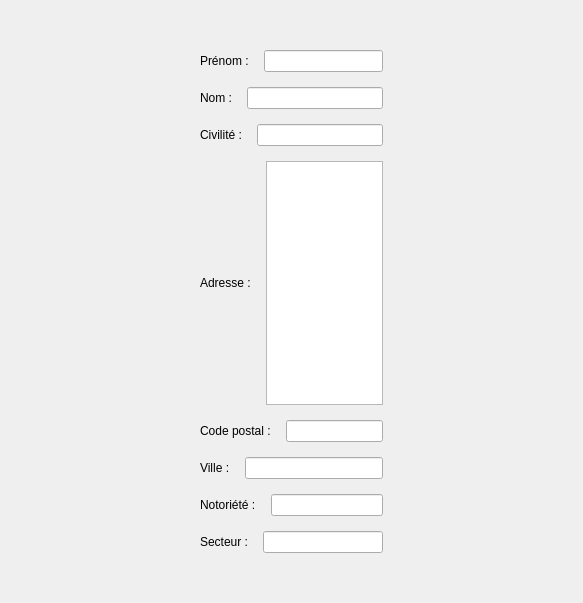
<?xml version="1.0" encoding="UTF-8"?>
<ui version="4.0">
 <class>Form</class>
 <widget class="QWidget" name="Form">
  <property name="geometry">
   <rect>
    <x>0</x>
    <y>0</y>
    <width>583</width>
    <height>603</height>
   </rect>
  </property>
  <property name="windowTitle">
   <string>Form</string>
  </property>
  <layout class="QGridLayout" name="gridLayout" rowstretch="0" columnstretch="0">
   <property name="leftMargin">
    <number>100</number>
   </property>
   <property name="topMargin">
    <number>50</number>
   </property>
   <property name="rightMargin">
    <number>100</number>
   </property>
   <property name="bottomMargin">
    <number>50</number>
   </property>
   <property name="spacing">
    <number>0</number>
   </property>
   <item row="0" column="0">
    <layout class="QVBoxLayout" name="verticalLayout" stretch="0,0,0,0,0,0,0,0">
     <property name="spacing">
      <number>15</number>
     </property>
     <property name="leftMargin">
      <number>100</number>
     </property>
     <property name="rightMargin">
      <number>100</number>
     </property>
     <item>
      <layout class="QHBoxLayout" name="horizontalLayout">
       <item>
        <widget class="QLabel" name="label">
         <property name="text">
          <string>Prénom :</string>
         </property>
        </widget>
       </item>
       <item>
        <widget class="QLineEdit" name="InfoPrenomPraticien">
         <property name="readOnly">
          <bool>true</bool>
         </property>
        </widget>
       </item>
      </layout>
     </item>
     <item>
      <layout class="QHBoxLayout" name="horizontalLayout_2">
       <item>
        <widget class="QLabel" name="label_2">
         <property name="text">
          <string>Nom :</string>
         </property>
        </widget>
       </item>
       <item>
        <widget class="QLineEdit" name="InfoNomPraticien">
         <property name="readOnly">
          <bool>true</bool>
         </property>
        </widget>
       </item>
      </layout>
     </item>
     <item>
      <layout class="QHBoxLayout" name="horizontalLayout_3">
       <item>
        <widget class="QLabel" name="label_3">
         <property name="text">
          <string>Civilité :</string>
         </property>
        </widget>
       </item>
       <item>
        <widget class="QLineEdit" name="InfoCvPraticien">
         <property name="readOnly">
          <bool>true</bool>
         </property>
        </widget>
       </item>
      </layout>
     </item>
     <item>
      <layout class="QHBoxLayout" name="horizontalLayout_6">
       <item>
        <widget class="QLabel" name="label_6">
         <property name="text">
          <string>Adresse :</string>
         </property>
        </widget>
       </item>
       <item>
        <widget class="QTextBrowser" name="InfoAdressePraticien"/>
       </item>
      </layout>
     </item>
     <item>
      <layout class="QHBoxLayout" name="horizontalLayout_4">
       <item>
        <widget class="QLabel" name="label_4">
         <property name="text">
          <string>Code postal :</string>
         </property>
        </widget>
       </item>
       <item>
        <widget class="QLineEdit" name="InfoCPPraticien">
         <property name="readOnly">
          <bool>true</bool>
         </property>
        </widget>
       </item>
      </layout>
     </item>
     <item>
      <layout class="QHBoxLayout" name="horizontalLayout_7">
       <item>
        <widget class="QLabel" name="label_7">
         <property name="text">
          <string>Ville :</string>
         </property>
        </widget>
       </item>
       <item>
        <widget class="QLineEdit" name="InfoVillePraticien">
         <property name="readOnly">
          <bool>true</bool>
         </property>
        </widget>
       </item>
      </layout>
     </item>
     <item>
      <layout class="QHBoxLayout" name="horizontalLayout_5">
       <item>
        <widget class="QLabel" name="label_5">
         <property name="text">
          <string>Notoriété :</string>
         </property>
        </widget>
       </item>
       <item>
        <widget class="QLineEdit" name="InfoCNPraticien">
         <property name="readOnly">
          <bool>true</bool>
         </property>
        </widget>
       </item>
      </layout>
     </item>
     <item>
      <layout class="QHBoxLayout" name="horizontalLayout_8">
       <item>
        <widget class="QLabel" name="label_8">
         <property name="text">
          <string>Secteur :</string>
         </property>
        </widget>
       </item>
       <item>
        <widget class="QLineEdit" name="InfoSecteurPraticien">
         <property name="readOnly">
          <bool>true</bool>
         </property>
        </widget>
       </item>
      </layout>
     </item>
    </layout>
   </item>
  </layout>
 </widget>
 <resources/>
 <connections/>
</ui>
